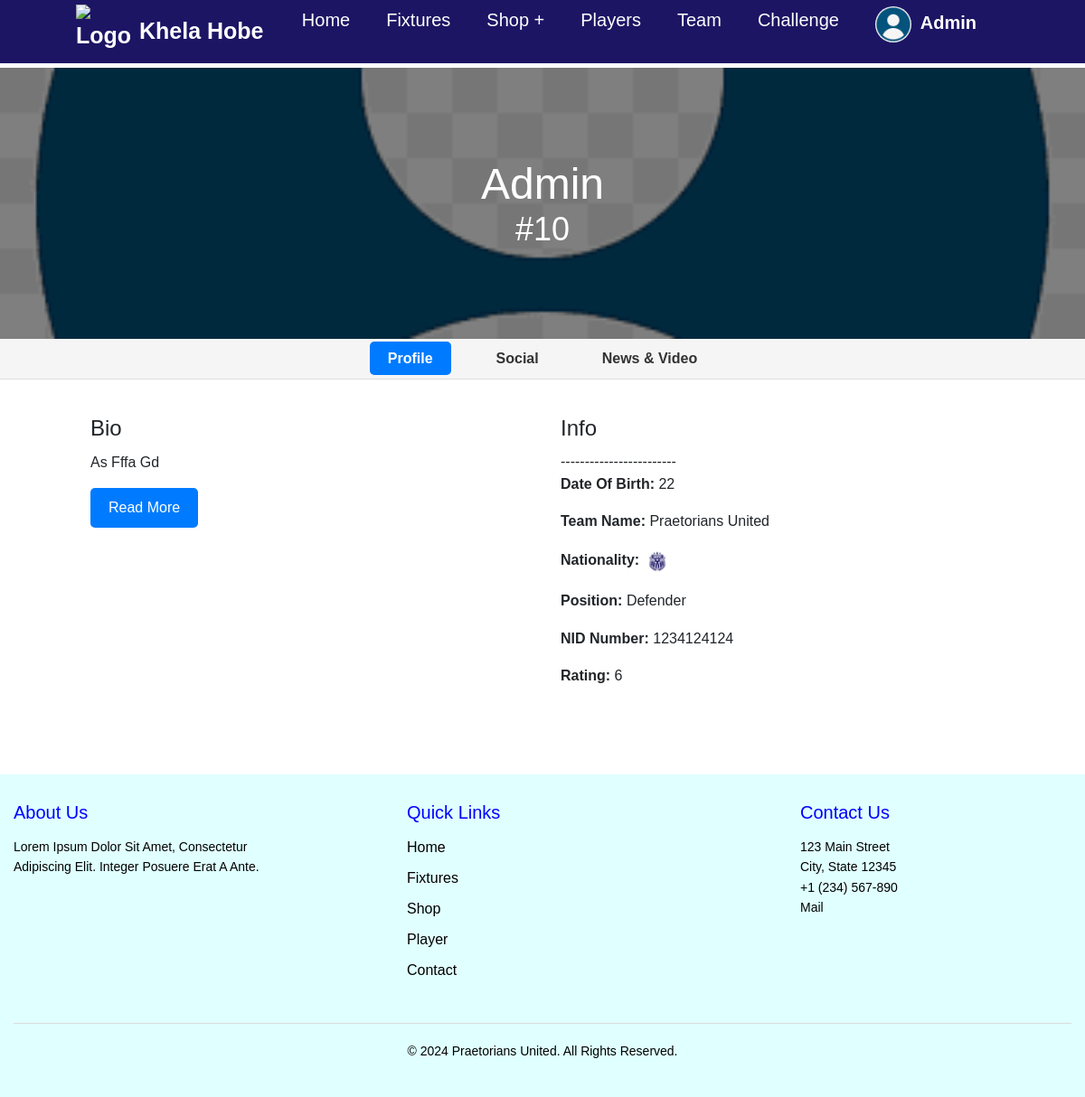
Screenshot of /player/player_profile/ (signed in) with the database file from the repository.
### User/models.py (models this page shows, shortened)
class Profile(models.Model):
    user = models.OneToOneField(User, on_delete=models.CASCADE)
    Name = models.CharField(max_length=100, blank=True, null=True)
    bio = models.TextField(blank=True, null=True)
    mobile = models.CharField(max_length=15, blank=True, null=True)
    avatar = models.ImageField(upload_to='avatars/', blank=True, null=True)

### Player/models.py (models this page shows, shortened)
class Player(models.Model):
    GOALKEEPER = 'goalkeeper'
    DEFENDER = 'defender'
    MIDFIELDER = 'midfielder'
    FORWARD = 'forward'
    POSITION_CHOICES = [
        (GOALKEEPER, 'Goalkeeper'),
        (DEFENDER, 'Defender'),
        (MIDFIELDER, 'Midfielder'),
        (FORWARD, 'Forward'),
    ]
    RATING_CHOICES = [
        (1, '1'),
        (2, '2'),
        (3, '3'),
        (4, '4'),
        (5, '5'),
        (6, '6'),
        (7, '7'),
        (8, '8'),
        (9, '9'),
        (10, '10'),
    ]
    user = models.OneToOneField(User, on_delete=models.CASCADE)
    name = models.CharField(max_length=100)
    bio = models.TextField(null=True)
    kit = models.IntegerField(unique=True)
    team = models.ForeignKey(Team, on_delete=models.SET_NULL, null=True, blank=True, related_name='player')
    position = models.CharField(
        max_length=50,
        choices=POSITION_CHOICES,
        default=MIDFIELDER,
    )
    age = models.IntegerField()
    img = models.ImageField(upload_to='player_images/')
    NID_number = models.CharField(max_length=100)
    nationality = models.CharField(max_length=100, null=True)
    nationality_image = models.ImageField(upload_to='player_nationality_images/', null=True)
    rating = models.IntegerField(choices=RATING_CHOICES,default=5)  # Rating field from 1 to 10

### Team/models.py (models this page shows)
class Team(models.Model):
    name = models.CharField(max_length=100)
    description = models.TextField()
    logo = models.ImageField(upload_to='team_logos/', null=True, blank=True)
    established = models.DateField()
    def __str__(self):
        return self.name

### Player/views.py (the view)
# urls.py: path('player_profile/', views.player_profile, name='player_profile'),
@login_required
def player_profile(request):
    player = Player.objects.get(user=request.user)
    context = {
        'player': player
    }
    return render(request, 'player_profile.html', context)

### templates/player_profile.html (shortened to what this page needs)
{% extends "base.html" %}
{% load static %}
{% block content %}
<div class="player-detail-header" style="background-image: url('{{ player.img.url }}');">
    <div class="player-detail-overlay">
        <h1>{{ player.name }}</h1>
        <h2>#{{ player.kit }}</h2>
    </div>
</div>
<div class="player-detail-tabs">
    <ul>
        <li><a href="#profile" class="active">Profile</a></li>
        <li><a href="#social">Social</a></li>
        <li><a href="#news">News & Video</a></li>
    </ul>
</div>
<div class="player-detail-content">
    <div id="profile" class="tab-content active">
        <div class="player-detail-main">
            <div class="player-detail-bio">
                <h2>Bio</h2>
                <p id="bio-content" class="short-bio">{{ player.bio|truncatewords:30 }}</p>
                <a href="#" id="read-more-btn" class="read-more-btn" onclick="toggleBio(event)">Read More</a>
            </div>
            <div class="player-detail-info">
                <h2>Info</h2>
                ------------------------
                <p><strong>Date of birth:</strong> {{ player.age }}</p>
                {% if player.team %}
                <p><strong>Team Name:</strong> {{ player.team }}</p>
                {% endif %}
                <p><strong>Nationality:</strong> <img src="{{ player.nationality_image.url }}" alt="{{ player.nationality }}"></p>
                <p><strong>Position:</strong> {{ player.get_position_display }}</p>
                <p><strong>NID Number:</strong> {{ player.NID_number }}</p>
                <p><strong>Rating:</strong> {{ player.rating }}</p>
            </div>
        </div>
    </div>
</div>
{% endblock %}

### templates/header.html (shortened to what this page needs)
{% load static %}
<!DOCTYPE html>
<html lang="en">
<head>
    <link rel="stylesheet" href="{% static 'css/style.css' %}">
</head>
<body class="hea">
    <header >
        <a class="logo" href="">
                <img src="" alt="Logo" style="width: 60px; height: 60px; margin-right: 10px;">
                Khela Hobe
        </a>
        <nav class="navbar" >
            <ul>
                <li><a href="{% url 'home' %}">Home</a></li>
                <li><a href="">Fixtures</a></li>
                <li><a href="">Shop + </a>
                </li>
                {% if user.is_authenticated and not request.user.manager %}
                <li><a href="{% url 'check_player_profile' %}">Players</a></li>
                {%endif%}
                {% if request.user.player %}
                <li><a href="">Team</a>
                </li>
                {% endif %}
                {% if user.is_authenticated and user.player and user.player.team %}
                <li><a href="">Challenge</a></li>
                {%endif%}
                {% if user.is_authenticated %}
                <li>
                <a class="logo" href="">
                    {% if user.profile.avatar %}
                    <img src="{{ user.profile.avatar.url }}" alt="Avatar" style="width: 40px; height: 40px; border-radius: 50%; margin-right: 5px;">
                    {% else %}
                    <span class="fa fa-user-circle-o fa-lg"></span>
                    {% endif %}
                    {{ user.username }}
                </a>
            </li>
                {%else%}
                <li><a href="{% url 'login' %}">Login</a></li>
                <li><a href="{% url 'signup' %}">Signup</a></li>
                {% endif %}
            </ul>
        </nav>
    </header>
</body>
</html>

### static/css/style.css (style rules this page uses)
* { margin: 0; padding: 0; box-sizing: border-box; font-family: Arial, Helvetica, sans-serif; text-transform: capitalize; text-decoration: none; }
body { min-height: 100vh; background-size: cover; background-position: center; }
header { position: fixed; top: 0; left: 0; right: 0; background: #1c1564; padding: 20px 7%; display: flex; align-items: center; justify-content: space-between; z-index: 1000; height: 70px; }
header .logo { font-weight: bolder; font-size: 25px; color: #fff; text-decoration: none; display: flex; align-items: center; }
header .logo img { margin-right: 10px; }
header .navbar { display: flex; align-items: center; }
header .navbar ul { list-style: none; display: flex; }
header .navbar ul li { position: relative; display: inline-block; }
header .navbar ul li a { font-size: 20px; padding: 10px 20px; color: #FFFFFF; display: block; text-decoration: none; }
.player-detail-header { position: relative; margin-top: 75px; width: 100%; height: 300px; background-size: cover; background-position: center; display: flex; align-items: center; justify-content: center; color: white; text-align: center; }
.player-detail-overlay { position: absolute; top: 0; left: 0; width: 100%; height: 100%; display: flex; flex-direction: column; justify-content: center; align-items: center; padding: 20px; background-color: rgba(0, 0, 0, 0.5); box-sizing: border-box; }
.player-detail-header h1 { font-size: 48px; margin: 0; }
.player-detail-header h2 { font-size: 36px; margin: 0; }
.player-detail-tabs { background-color: #f5f5f5; padding: 10px 0; border-bottom: 1px solid #ddd; }
.player-detail-tabs ul { list-style: none; padding: 0; margin: 0; display: flex; justify-content: center; }
.player-detail-tabs ul li { margin: 0 15px; }
.player-detail-tabs ul li a { text-decoration: none; color: #333; font-weight: bold; padding: 10px 20px; border-radius: 5px; transition: background-color 0.3s; }
.player-detail-tabs ul li a.active, .player-detail-tabs ul li a:hover { background-color: #007bff; color: white; }
.player-detail-content { display: flex; justify-content: center; padding: 40px 20px; background-color: #fff; }
.tab-content { display: none; max-width: 1000px; width: 100%; }
.tab-content.active { display: block; }
.player-detail-main { display: flex; justify-content: space-between; align-items: flex-start; }
.player-detail-bio, .player-detail-info { width: 48%; margin-bottom: 20px; }
.player-detail-bio h2, .player-detail-info h2 { font-size: 24px; margin-bottom: 10px; }
.player-detail-bio p, .player-detail-info p { font-size: 16px; line-height: 1.6; }
.read-more-btn { display: inline-block; padding: 10px 20px; background-color: #007bff; color: white; border-radius: 5px; text-decoration: none; transition: background-color 0.3s; }
.player-detail-info img { width: 30px; height: auto; vertical-align: middle; }

### rows the page displays
Player: img (placeholder picture), name "Admin", kit "10", bio "As Fffa Gd", age "22", team "Praetorians United", nationality_image (picture), position "Defender", NID_number "1234124124", rating "6"

### other values shown
{{ user.username }} "Admin"
